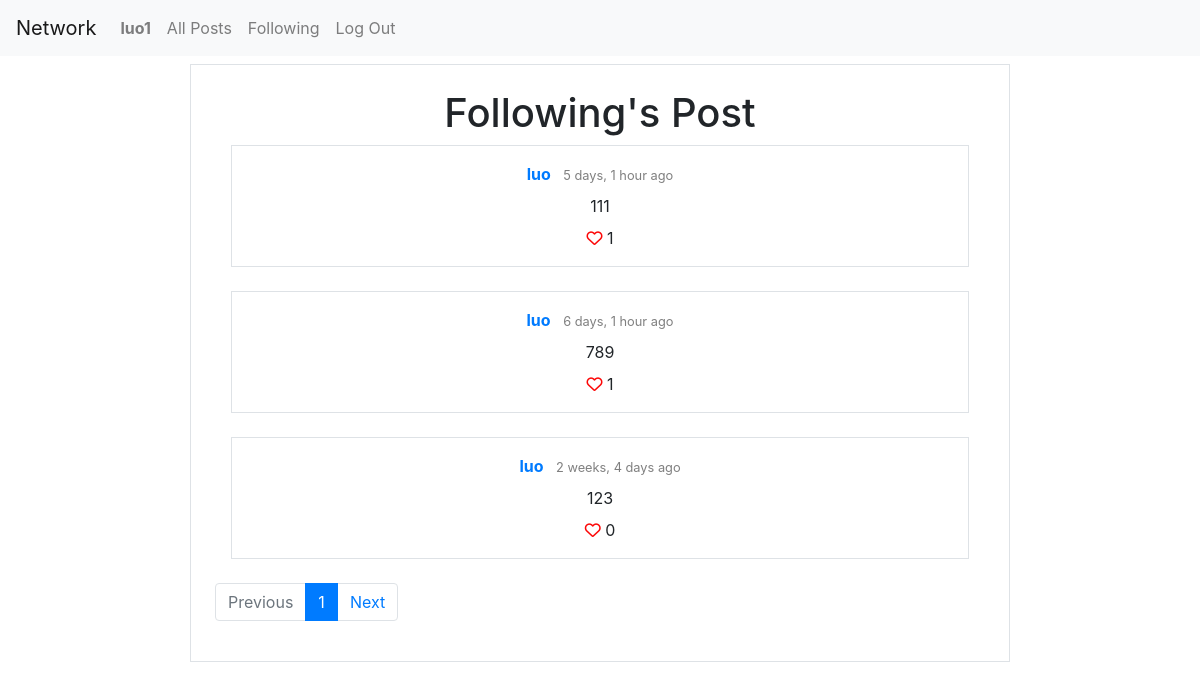
The page /following (signed in) on the database its author committed.
### network/models.py (models this page shows, shortened)
class User(AbstractUser):
    pass
    following = models.ManyToManyField('self', blank=True, related_name = 'followers', symmetrical=False)

class Post(models.Model):
    author = models.ForeignKey(User, on_delete=models.CASCADE, related_name = 'posts')
    content = models.CharField(max_length=10000)
    created_at = models.DateTimeField(auto_now_add=True)
    liked_by = models.ManyToManyField(User, blank=True, related_name= 'likes')
    def likes(self):
        return self.liked_by.all().count()
    class Meta:
        ordering = ['-created_at']

### network/views.py (the view)
# urls.py: path("following", views.following, name="following"),
@login_required(login_url='login')
def following(request):
    following = User.objects.get(pk=request.user.id).following.all()
    following_ids = following.values_list('pk', flat=True)
    following_post = Post.objects.filter(author__in=following_ids)
    paginator = Paginator(following_post, 10)
    page_number = request.GET.get('page', 1)
    page = paginator.get_page(page_number)
    return render(request, "network/following.html",{
        "posts": following_post,
        "page": page,
        "previous_url": get_previous_url(page),
        "next_url": get_next_url(page),
    })

### network/utilities.py (called while the page is built)
def get_previous_url(page):
    if page.has_previous():
        previous_url = f'?page={page.previous_page_number()}'
    else:
        previous_url = ''
    return previous_url

def get_next_url(page):
    if page.has_next():
        next_url = f'?page={page.next_page.number()}'
    else:
        next_url = ''
    return next_url

### network/templates/network/following.html
{% extends "network/layout.html" %}
{% block body %}
<div class="row justify-content-center">
    <div class="col-12 col-lg-8 border my-2 p-4 bg-white text-center box-shadow">
        <h1>Following's Post</h1>
        {%  include "network/posts_codeblock.html" %}
    </div>
</div>
{% endblock %}

### network/templates/network/layout.html (shortened to what this page needs)
{% load static %}
<!DOCTYPE html>
<html lang="en">
    <head>
        <link rel="stylesheet" href="https://stackpath.bootstrapcdn.com/bootstrap/4.4.1/css/bootstrap.min.css">
        <link href="{% static 'network/styles.css' %}" rel="stylesheet">
    </head>
    <body>
        <nav class="navbar navbar-expand-lg navbar-light bg-light">
            <a class="navbar-brand" href="#">Network</a>
            <div>
              <ul class="navbar-nav mr-auto">
                {% if user.is_authenticated %}
                    <li class="nav-item">
                        <a class="nav-link" href="{% url 'profile' user.id %}"><strong>{{ user.username }}</strong></a>
                    </li>
                {% endif %}
                <li class="nav-item">
                  <a class="nav-link" href="{% url 'index' %}">All Posts</a>
                </li>
                {% if user.is_authenticated %}
                    <li class="nav-item">
                        <a class="nav-link" href="{% url 'following' %}">Following</a>
                    </li>
                    <li class="nav-item">
                        <a class="nav-link" href="{% url 'logout' %}">Log Out</a>
                    </li>
                {% endif %}
              </ul>
            </div>
          </nav>
        <div class="body">
            {% block body %}
            {% endblock %}
        </div>
    </body>
</html>

### network/templates/network/posts_codeblock.html (shortened to what this page needs)
{% load humanize %}
{% load static  %}
   {% for post in page.object_list %}
   <div class="border box-shadow-posts  p-3 mb-4 mx-0 mx-md-3">
      <div class= "pb-2" id= "post_headline_{{ post.id }}">
        <a href={% url 'profile' post.author.id %}>
            <strong>{{ post.author }}</strong>
        </a>
        <small class="pl-2 text-black-50">{{ post.created_at|naturaltime }}</small>
      </div>
      <div id="post_contentgroup_{{ post.id }}">
          <p id="post_content_{{ post.id }}" class="mb-2">{{ post.content }}</p>
      </div>
      <div id="post_likes_{{ post.id }}">
        {% if user.is_authenticated %}
        <i id="post_likeicon_{{ post.id }}" data-id="{{ post.id }}" class="likeicon likeicon-user fa-heart {% if user in post.liked_by.all %}fas{% else %}far{% endif %}"></i>
        {% else %}
        <i class="likeicon fa-heart {% if post.likes != 0 %}fas{% else %}far{% endif %}"></i>
        {% endif %}
        <span id="post_likecount_{{ post.id }}">{{ post.likes }}</span>
      </div>
   </div>
   {% endfor %}
   {% if page.object_list %}
   <nav aria-label="...">
     <ul class="pagination">
       <li class="page-item disabled">
         <a class="page-link" href="{{ previous_url }}" tabindex="-1" aria-disabled="true">Previous</a>
       </li>
       {% for n in page.paginator.page_range %}
          {% if n == page.number %}
          <li class="page-item active" aria-current="page">
              <span class="page-link" style="page-link">
              {{ n }}
              </span>
          </li>
          {% endif %}
       {% endfor %}
       <li class="page-item">
         <a class="page-link" href="{{ next_url }}">Next</a>
       </li>
     </ul>
   </nav>
{% endif %}

### network/static/network/styles.css (style rules this page uses)
.likeicon { color:#fc0808; }

### rows shown on the page
User: username "luo1"
Post: author "luo", created_at "5 days, 1 hour ago", content "111", likes "1"
Post: author "luo", created_at "6 days, 1 hour ago", content "789", likes "1"
Post: author "luo", created_at "2 weeks, 4 days ago", content "123", likes "0"

### other values the page prints
{{ n }} "1"
